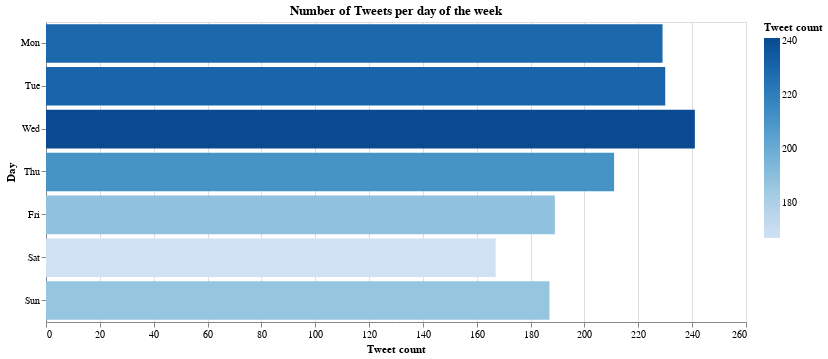

This figure's notebook cell:
### Markdown cell above
The bar chart is created:

### Code cell
df = pd.DataFrame.from_dict(count, orient='index').reset_index()
df = df.rename(columns={'index':'Day',0:'Tweet count'})


chart = alt.Chart(df).mark_bar().encode(
    x = alt.X('Tweet count:Q'),
    y = alt.Y('Day', sort = ['Mon','Tue','Wed','Thu','Fri','Sat','Sun']),
    color=alt.Color('Tweet count:Q',scale=alt.Scale(scheme="blues"))
).transform_window(
    rank='rank(count)',
    sort=[alt.SortField('count', order='descending')]
).properties(width=700, height=300,  title = "Number of Tweets per day of the week")

chart

### Figure 1 — Vega-Lite specification as saved in the notebook (floating-point values rounded to 4 significant figures)
{"config": {"view": {"continuousWidth": 400, "continuousHeight": 300}}, "data": {"name": "data-a5038a8cfd20a25b3ac42e06f2d7f8c3"}, "mark": "bar", "encoding": {"color": {"type": "quantitative", "field": "Tweet count", "scale": {"scheme": "blues"}}, "x": {"type": "quantitative", "field": "Tweet count"}, "y": {"type": "nominal", "field": "Day", "sort": ["Mon", "Tue", "Wed", "Thu", "Fri", "Sat", "Sun"]}}, "height": 300, "title": "Number of Tweets per day of the week", "transform": [{"window": [{"op": "rank", "field": "count", "as": "rank"}], "sort": [{"field": "count", "order": "descending"}]}], "width": 700, "$schema": "https://vega.github.io/schema/vega-lite/v4.8.1.json", "datasets": {"data-a5038a8cfd20a25b3ac42e06f2d7f8c3": [{"Day": "Sun", "Tweet count": 187}, {"Day": "Tue", "Tweet count": 230}, {"Day": "Sat", "Tweet count": 167}, {"Day": "Wed", "Tweet count": 241}, {"Day": "Thu", "Tweet count": 211}, {"Day": "Fri", "Tweet count": 189}, {"Day": "Mon", "Tweet count": 229}]}}
